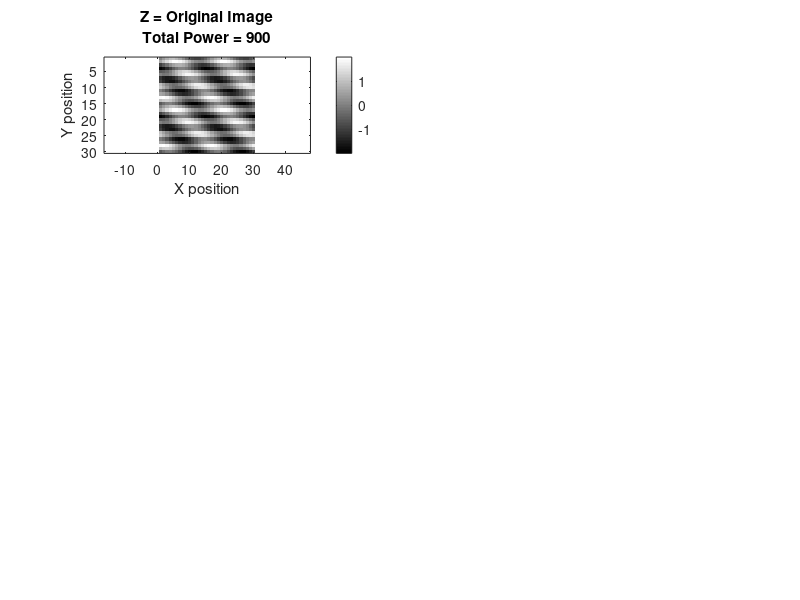

The MATLAB script that drew this image: (Note: this script raises an error after producing the figure.)
% function testRadialPowerSpectrum
  
%%
    N = 30;
    x = linspace(-pi,pi,N+1); x = x(1:end-1);
    y = x;
    
    [xg, yg] = meshgrid(x,y);
    r = sqrt(xg.^2 + yg.^2);
    Z = sin(8*yg) + sin(2*xg - 2*yg) +0;
%     Z = randn(size(xg));
%     Z = Z - mean(Z(:));

    TotalE = sum(Z(:).^2);
    
    figure(56); clf;
    subplot(3,2,1);     imagesc(Z); axis equal tight;
    title({'Z = Original Image', sprintf('Total Power = %d', round(TotalE))});
    xlabel('X position'); ylabel('Y position');
    colorbar;
    colormap('gray');
    addSubplotLetter(2, 2, 1, 1, 'A');
    
    FZ = fft2(Z) / sqrt(numel(Z));
    TotalE_fft = sum(abs(FZ(:).^2));
    fftZ = abs(fftshift(FZ));
    
    subplot(3,2,2); imagesc(x, x, fftZ); axis equal tight;
    xlabel('X frequency'); ylabel('Y frequency');
    colorbar;
    title({'abs(FFT(Z))', sprintf('Total Power = %d', round(TotalE_fft))});
    addSubplotLetter(2, 2, 1, 2, 'B');
    
    TotalE_fft/TotalE
    for i = 1:2
        doAv = iff(i ==1, 0, 1);
        av_str = iff(doAv, 'averaging', 'summing');

    %     imagesc( abs(fftshift(fft2(Z))) )

    %     figure(57);
        subplot(3,2,2+i);
        [rps, rad_freqs] = radialPowerSpectrum(Z, doAv); 
        
        rad_freqs = 0:length(rps)-1;
        plot(rad_freqs, rps, 'o-');
        xlabel('Cycles Per Image');
        xlim([0, length(rps)-1]);
        title({' ', sprintf('Radial Power Spectrum (%s)', av_str), sprintf('Total Power = %d', round(sum(rps)))});
        ylabel('Power')
        addSubplotLetter(3, 2, 2, i, char('B'+i));
    end
    
    for i = 1:2
        doAv = iff(i ==1, 0, 1);
        av_str = iff(doAv, 'averaging', 'summing');

    %     imagesc( abs(fftshift(fft2(Z))) )

    %     figure(57);
        subplot(3,2,4+i);
        [aps, ang_freqs] = angularPowerSpectrum(Z, doAv); 
%         rad_freqs = 0:length(rps)-1;
        polar(ang_freqs, aps, 'o-');
%         xlabel('Cycles Per Image');
%         xlim([0, length(rps)-1]);
        title({' ', sprintf('Angular Power Spectrum (%s)', av_str), sprintf('Total Power = %d', round(sum(rps)))});
        ylabel('Power')
        addSubplotLetter(3, 2, 3, i, char('B'+i));
    end

    
    
%     assert( abs(TotalE - sum(rps)) < 1e-10)
    
    
    
    
    